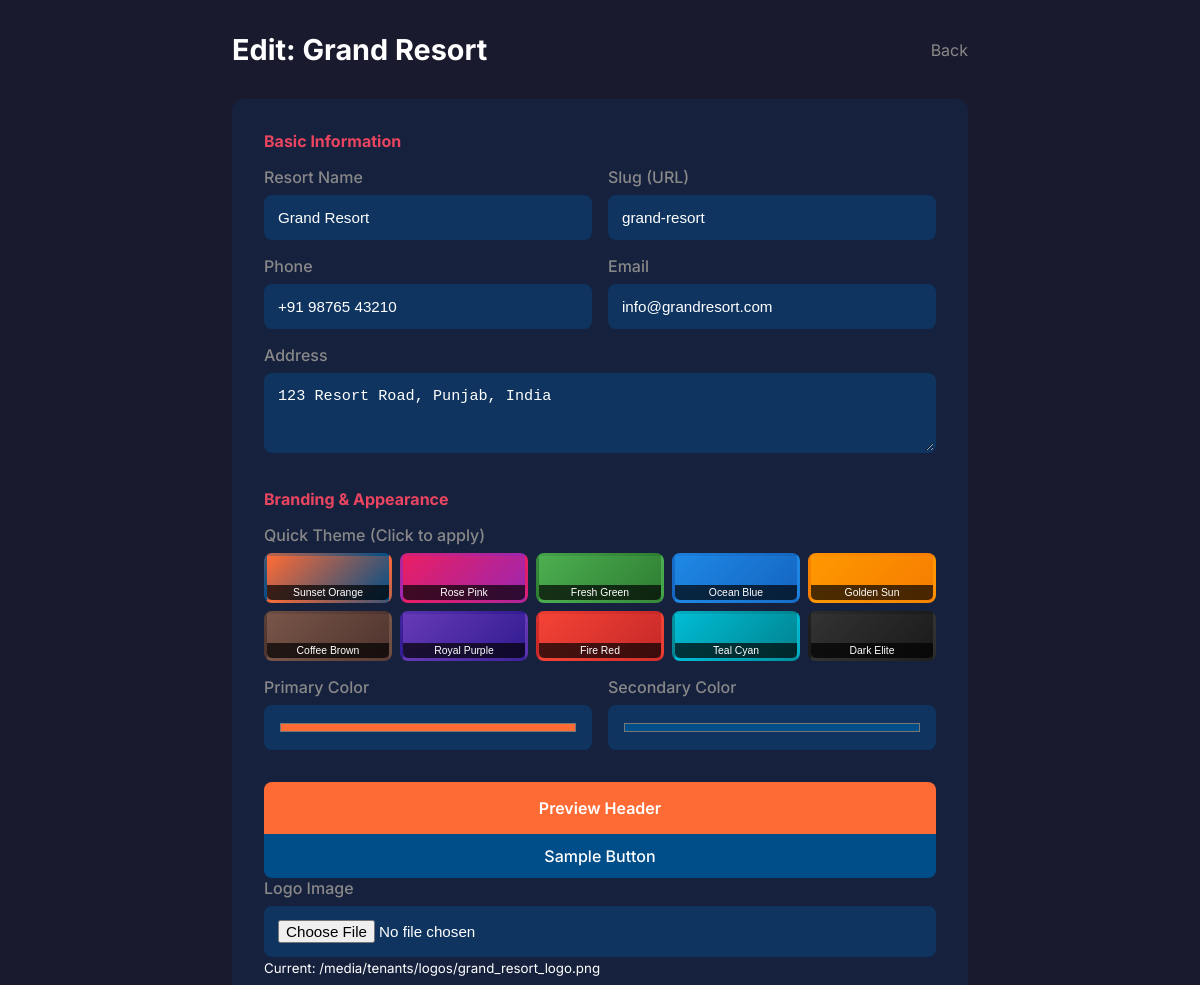
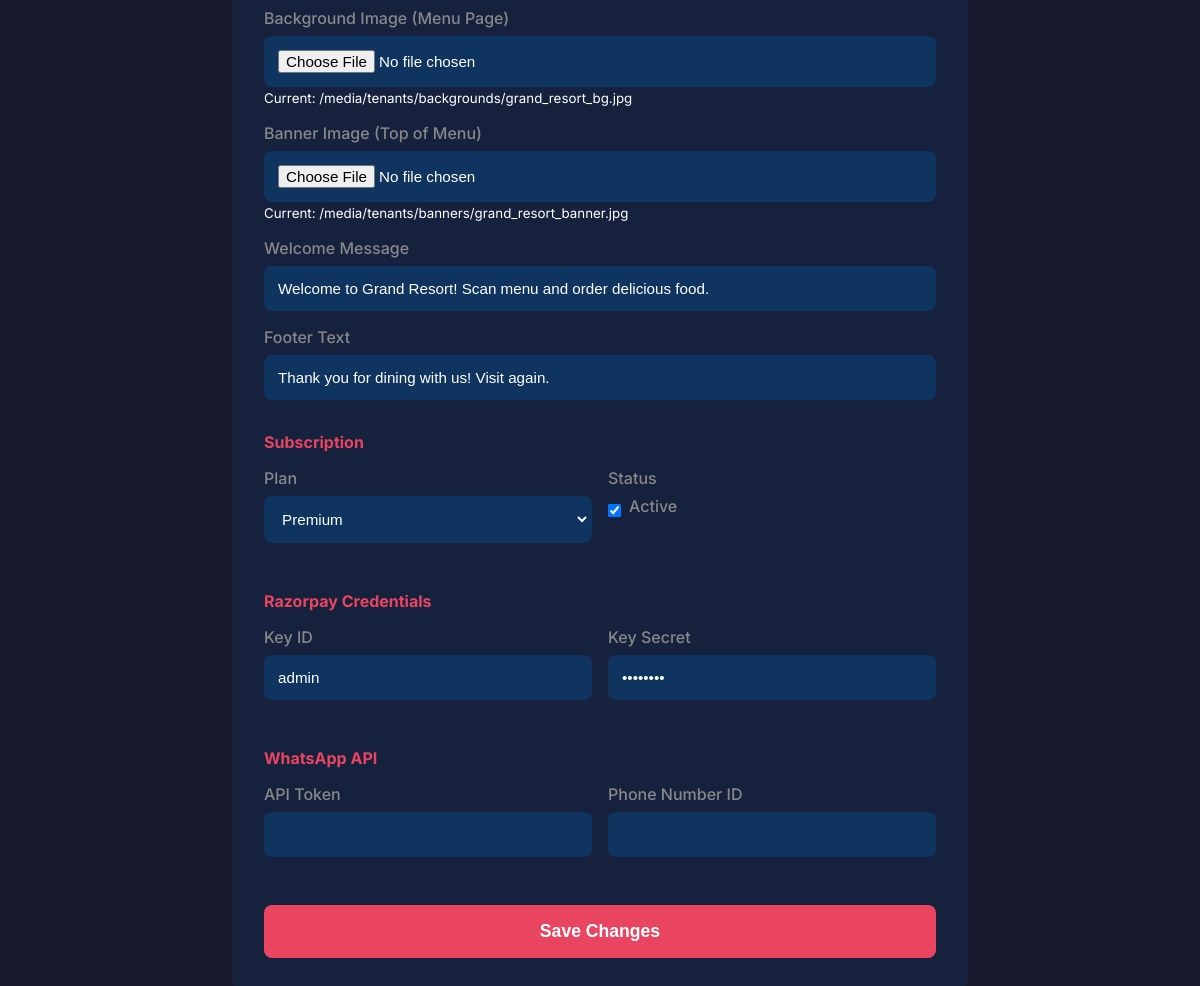
The page /superadmin/tenants/1/edit/ (signed in) on the database its author committed (2 pictures, top to bottom).
### tenants/models.py (models this page shows, shortened)
class Tenant(models.Model):
    PLAN_CHOICES = [
        ('trial', 'Trial'),
        ('basic', 'Basic'),
        ('premium', 'Premium'),
        ('enterprise', 'Enterprise'),
    ]
    slug = models.SlugField(unique=True, max_length=50)
    name = models.CharField(max_length=200)
    tagline = models.CharField(max_length=300, blank=True, default="Welcome to our restaurant!")
    logo = models.ImageField(upload_to='tenants/logos/', blank=True, null=True)
    phone = models.CharField(max_length=20)
    email = models.EmailField()
    address = models.TextField()
    primary_color = models.CharField(max_length=7, default='#FF6B35')
    secondary_color = models.CharField(max_length=7, default='#004E89')
    background_image = models.ImageField(upload_to='tenants/backgrounds/', blank=True, null=True)
    favicon = models.ImageField(upload_to='tenants/favicons/', blank=True, null=True)
    banner_image = models.ImageField(upload_to='tenants/banners/', blank=True, null=True)
    footer_text = models.CharField(max_length=500, blank=True, default='Thank you for dining with us!')
    welcome_message = models.CharField(max_length=300, blank=True, default='Welcome! Scan menu and order.')
    tax_percent = models.DecimalField(max_digits=5, decimal_places=2, default=5.00)
    service_charge_percent = models.DecimalField(max_digits=5, decimal_places=2, default=0.00)
    min_order_amount = models.DecimalField(max_digits=10, decimal_places=2, default=0)
    estimated_prep_time = models.IntegerField(default=20)
    reservation_advance = models.DecimalField(max_digits=10, decimal_places=2, default=100, help_text="Advance amount for table reservation")
    razorpay_key_id = models.CharField(max_length=100, blank=True, default='')
    razorpay_key_secret = models.CharField(max_length=100, blank=True, default='')
    whatsapp_api_token = models.CharField(max_length=500, blank=True, default='')
    whatsapp_phone_number_id = models.CharField(max_length=50, blank=True, default='')
    plan = models.CharField(max_length=20, choices=PLAN_CHOICES, default='trial')
    plan_expiry = models.DateField(blank=True, null=True)
    is_active = models.BooleanField(default=True)
    created_at = models.DateTimeField(auto_now_add=True)
    updated_at = models.DateTimeField(auto_now=True)
    class Meta:
        verbose_name = "Tenant"
        verbose_name_plural = "Tenants"
        ordering = ['-created_at']

### superadmin_panel/views.py (the view, shortened to what this page needs)
# urls.py: path('superadmin/tenants/<int:tenant_id>/edit/', views.edit_tenant, name='edit_tenant'),
@login_required(login_url='/superadmin/login/')
def edit_tenant(request, tenant_id):
    if not request.user.is_superuser:
        return redirect('owner_dashboard')
    tenant = get_object_or_404(Tenant, id=tenant_id)
    return render(request, 'superadmin/edit_tenant.html', {'tenant': tenant})

### tenants/context_processors.py (called while the page is built)
def tenant_context(request):
    return {
        'tenant': getattr(request, 'tenant', None),
        'tenant_slug': getattr(request, 'tenant_slug', None),
        'brand_name': getattr(settings, 'BRAND_NAME', 'MecGuraServe'),
        'brand_domain': getattr(settings, 'BRAND_DOMAIN', 'mecguraserve.com'),
        'brand_tagline': getattr(settings, 'BRAND_TAGLINE', 'Scan. Order. Serve.'),
    }

### templates/superadmin/edit_tenant.html (shortened to what this page needs)
{% load static %}
<!DOCTYPE html>
<html lang="en">
<head>
</head>
<body>
    <div class="container">
        <header class="header">
            <h1>Edit: {{ tenant.name }}</h1>
            <a href="{% url 'manage_tenants' %}" class="back-btn"> Back</a>
        </header>
        <div class="form-card">
            <form method="post" enctype="multipart/form-data">
                <div class="form-section">
                    <h3>Basic Information</h3>
                    <div class="form-row">
                        <div class="form-group">
                            <label>Resort Name</label>
                            <input type="text" name="name" value="{{ tenant.name }}" required>
                        </div>
                        <div class="form-group">
                            <label>Slug (URL)</label>
                            <input type="text" value="{{ tenant.slug }}" disabled>
                        </div>
                    </div>
                    <div class="form-row">
                        <div class="form-group">
                            <label>Phone</label>
                            <input type="tel" name="phone" value="{{ tenant.phone }}">
                        </div>
                        <div class="form-group">
                            <label>Email</label>
                            <input type="email" name="email" value="{{ tenant.email }}">
                        </div>
                    </div>
                    <div class="form-group">
                        <label>Address</label>
                        <textarea name="address">{{ tenant.address }}</textarea>
                    </div>
                </div>
                <div class="form-section">
                    <h3>Branding & Appearance</h3>
                    <div class="form-group">
                        <label>Quick Theme (Click to apply)</label>
                        <div class="preset-themes">
                            <button type="button" class="theme-btn" onclick="applyTheme('#FF6B35', '#004E89')" style="background: linear-gradient(135deg, #FF6B35, #004E89);">
                                <span>Sunset Orange</span>
                            </button>
                            <button type="button" class="theme-btn" onclick="applyTheme('#E91E63', '#9C27B0')" style="background: linear-gradient(135deg, #E91E63, #9C27B0);">
                                <span>Rose Pink</span>
                            </button>
                            <button type="button" class="theme-btn" onclick="applyTheme('#4CAF50', '#2E7D32')" style="background: linear-gradient(135deg, #4CAF50, #2E7D32);">
                                <span>Fresh Green</span>
                            </button>
                            <button type="button" class="theme-btn" onclick="applyTheme('#1E88E5', '#1565C0')" style="background: linear-gradient(135deg, #1E88E5, #1565C0);">
                                <span>Ocean Blue</span>
                            </button>
                            <button type="button" class="theme-btn" onclick="applyTheme('#FF9800', '#F57C00')" style="background: linear-gradient(135deg, #FF9800, #F57C00);">
                                <span>Golden Sun</span>
                            </button>
                            <button type="button" class="theme-btn" onclick="applyTheme('#795548', '#4E342E')" style="background: linear-gradient(135deg, #795548, #4E342E);">
                                <span>Coffee Brown</span>
                            </button>
                            <button type="button" class="theme-btn" onclick="applyTheme('#673AB7', '#311B92')" style="background: linear-gradient(135deg, #673AB7, #311B92);">
                                <span>Royal Purple</span>
                            </button>
                            <button type="button" class="theme-btn" onclick="applyTheme('#F44336', '#C62828')" style="background: linear-gradient(135deg, #F44336, #C62828);">
                                <span>Fire Red</span>
                            </button>
                            <button type="button" class="theme-btn" onclick="applyTheme('#00BCD4', '#00838F')" style="background: linear-gradient(135deg, #00BCD4, #00838F);">
                                <span>Teal Cyan</span>
                            </button>
                            <button type="button" class="theme-btn" onclick="applyTheme('#333333', '#1a1a1a')" style="background: linear-gradient(135deg, #333333, #1a1a1a);">
                                <span>Dark Elite</span>
                            </button>
                        </div>
                    </div>
                    <div class="form-row">
                        <div class="form-group">
                            <label>Primary Color</label>
                            <input type="color" name="primary_color" id="primary_color" value="{{ tenant.primary_color }}" style="height: 45px;">
                        </div>
                        <div class="form-group">
                            <label>Secondary Color</label>
                            <input type="color" name="secondary_color" id="secondary_color" value="{{ tenant.secondary_color }}" style="height: 45px;">
                        </div>
                    </div>
                    <div class="color-preview" id="colorPreview">
                        <div class="preview-header" id="previewHeader">
                            <span>Preview Header</span>
                        </div>
                        <div class="preview-btn" id="previewBtn">Sample Button</div>
                    </div>
                    <div class="form-group">
                        <label>Logo Image</label>
                        <input type="file" name="logo" accept="image/*">
                        {% if tenant.logo %}
                        <small>Current: {{ tenant.logo.url }}</small>
                        {% endif %}
                    </div>
                    <div class="form-group">
                        <label>Background Image (Menu Page)</label>
                        <input type="file" name="background_image" accept="image/*">
                        {% if tenant.background_image %}
                        <small>Current: {{ tenant.background_image.url }}</small>
                        {% endif %}
                    </div>
                    <div class="form-group">
                        <label>Banner Image (Top of Menu)</label>
                        <input type="file" name="banner_image" accept="image/*">
                        {% if tenant.banner_image %}
                        <small>Current: {{ tenant.banner_image.url }}</small>
                        {% endif %}
                    </div>
                    <div class="form-group">
                        <label>Welcome Message</label>
                        <input type="text" name="welcome_message" value="{{ tenant.welcome_message }}" placeholder="Welcome! Scan menu and order.">
                    </div>
                    <div class="form-group">
                        <label>Footer Text</label>
                        <input type="text" name="footer_text" value="{{ tenant.footer_text }}" placeholder="Thank you for dining with us!">
                    </div>
                </div>
                <div class="form-section">
                    <h3>Subscription</h3>
                    <div class="form-row">
                        <div class="form-group">
                            <label>Plan</label>
                            <select name="plan">
                                <option value="premium" {% if tenant.plan == 'premium' %}selected{% endif %}>Premium</option>
                            </select>
                        </div>
                        <div class="form-group">
                            <label>Status</label>
                            <div class="checkbox-group">
                                <input type="checkbox" name="is_active" id="is_active" {% if tenant.is_active %}checked{% endif %}>
                                <label for="is_active">Active</label>
                            </div>
                        </div>
                    </div>
                </div>
                <div class="form-section">
                    <h3>Razorpay Credentials</h3>
                    <div class="form-row">
                        <div class="form-group">
                            <label>Key ID</label>
                            <input type="text" name="razorpay_key_id" value="{{ tenant.razorpay_key_id }}">
                        </div>
                        <div class="form-group">
                            <label>Key Secret</label>
                            <input type="password" name="razorpay_key_secret" value="{{ tenant.razorpay_key_secret }}">
                        </div>
                    </div>
                </div>
                <div class="form-section">
                    <h3>WhatsApp API</h3>
                    <div class="form-row">
                        <div class="form-group">
                            <label>API Token</label>
                            <input type="password" name="whatsapp_api_token" value="{{ tenant.whatsapp_api_token }}">
                        </div>
                        <div class="form-group">
                            <label>Phone Number ID</label>
                            <input type="text" name="whatsapp_phone_number_id" value="{{ tenant.whatsapp_phone_number_id }}">
                        </div>
                    </div>
                </div>
                <button type="submit" class="submit-btn">
                     Save Changes
                </button>
            </form>
        </div>
    </div>
</body>
</html>

### templates/superadmin/edit_tenant.html (style rules this page uses)
* { margin: 0; padding: 0; box-sizing: border-box; }
body { font-family: 'Inter', sans-serif; background: #1a1a2e; color: #fff; }
.container { max-width: 800px; margin: 0 auto; padding: 2rem; }
.header { display: flex; justify-content: space-between; align-items: center; margin-bottom: 2rem; }
.header h1 { font-size: 1.8rem; }
.back-btn { color: #888; text-decoration: none; display: flex; align-items: center; gap: 0.5rem; }
.form-card { background: #16213e; border-radius: 12px; padding: 2rem; }
.form-section { margin-bottom: 2rem; }
.form-section h3 { color: #e94560; margin-bottom: 1rem; font-size: 1rem; }
.form-row { display: grid; grid-template-columns: 1fr 1fr; gap: 1rem; }
.form-group { margin-bottom: 1rem; }
.form-group label { display: block; margin-bottom: 0.5rem; color: #888; font-weight: 500; }
.form-group input, .form-group select, .form-group textarea { width: 100%; padding: 0.75rem; background: #0f3460; border: 2px solid transparent; border-radius: 8px; color: #fff; font-size: 0.95rem; }
.form-group textarea { min-height: 80px; resize: vertical; }
.checkbox-group { display: flex; align-items: center; gap: 0.5rem; }
.checkbox-group input { width: auto; }
.submit-btn { width: 100%; padding: 1rem; background: #e94560; color: #fff; border: none; border-radius: 8px; font-size: 1.1rem; font-weight: 600; cursor: pointer; }
.preset-themes { display: grid; grid-template-columns: repeat(5, 1fr); gap: 0.5rem; margin-bottom: 1rem; }
.theme-btn { height: 50px; border: 3px solid transparent; border-radius: 8px; cursor: pointer; transition: all 0.3s; position: relative; overflow: hidden; }
.theme-btn span { position: absolute; bottom: 0; left: 0; right: 0; background: rgba(0,0,0,0.7); color: white; font-size: 0.65rem; padding: 2px; text-align: center; }
.color-preview { margin-top: 1rem; border-radius: 8px; overflow: hidden; }
.preview-header { padding: 1rem; color: white; font-weight: 600; text-align: center; transition: background 0.3s; }
.preview-btn { padding: 0.75rem; color: white; text-align: center; font-weight: 500; transition: background 0.3s; }

### rows shown on the page
Tenant: name "Grand Resort", slug "grand-resort", phone "+91 98765 43210", email "info@grandresort.com", address "123 Resort Road, Punjab, India", primary_color "#ff6b35", secondary_color "#004e89", logo "/media/tenants/logos/grand_resort_logo.png", background_image "/media/tenants/backgrounds/grand_resort_bg.jpg", banner_image "/media/tenants/banners/grand_resort_banner.jpg", welcome_message "Welcome to Grand Resort! Scan menu and order delicious food.", footer_text "Thank you for dining with us! Visit again.", plan "Premium", is_active "☑", razorpay_key_id "admin"
